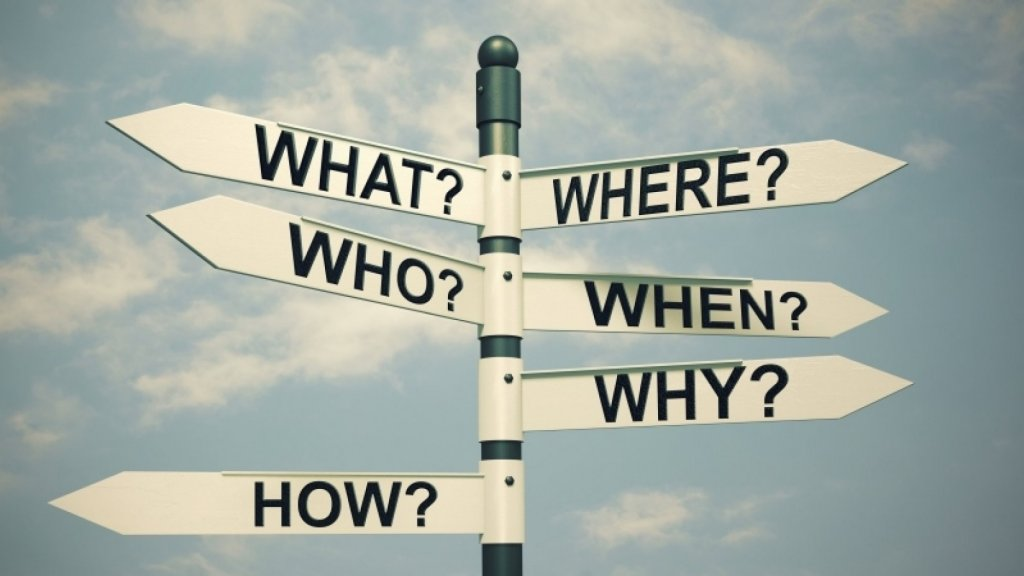
#> input picture study_en_OCR_model_ver2/In/1.jpg, 1024 x 576 px
$ python -i keras_ocr.py   (imports and definitions only)
#> lines starting #> are read from the running program, lines starting #| are printed output that depends on the picture; after the words box and inside, x2 and y2 are one past the last pixel; in counts of white or black regions, pixels touching at a corner belong together
import os
import cv2
from PIL import Image
import matplotlib.pyplot as plt
import numpy as np
import keras_ocr
import os
import cv2
from PIL import Image
import matplotlib.pyplot as plt

# [21 lines left out: functions read_images, draw_boxes, not called in this run]

def save_image(output_folder, filename, image):
    os.makedirs(output_folder, exist_ok=True)
    Image.fromarray(image).save(os.path.join(output_folder, filename + '_highlighted.png'))

# [41 lines left out: functions save_text, read_images, preprocess_image, draw_boxes, not called in this run]

def save_image(output_folder, filename, image):
    os.makedirs(output_folder, exist_ok=True)
    Image.fromarray(image).save(os.path.join(output_folder, filename + '_highlighted.png'))

# [34 lines left out: functions save_text, keras_ocr_function, not called in this run]

# Usage example:
# [1 line not run here, left out]

>>> import cv2
>>> picture = cv2.imread('../In/1.jpg')
#> picture is the input picture: shape (576, 1024, 3); mean B, G, R 163.3, 171.1, 162
>>> result = preprocess_image(picture)
#> in preprocess_image, `gray = cv2.cvtColor(image, cv2.COLOR_BGR2GRAY)`:
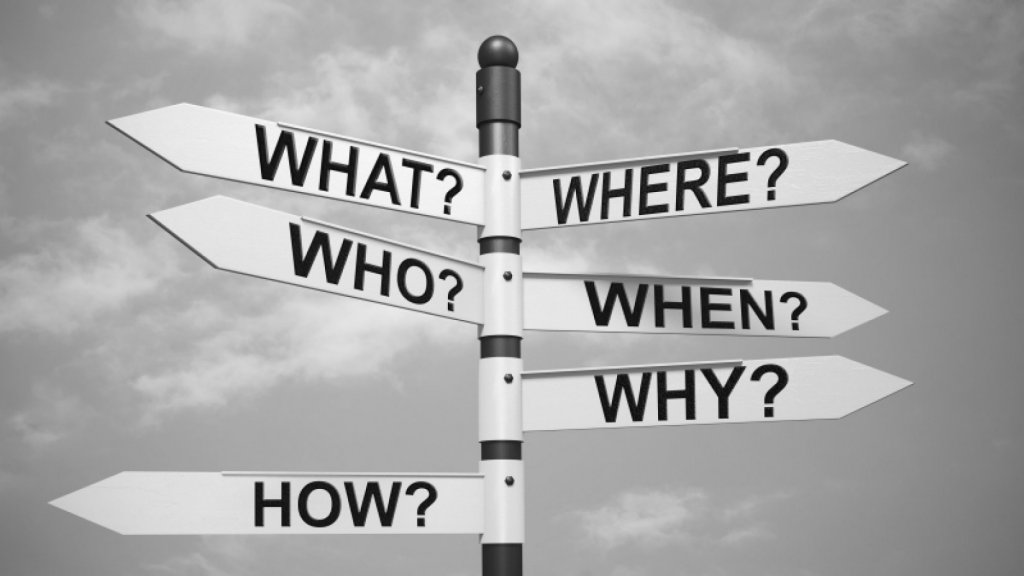
#> gray: shape (576, 1024); min 2, max 254, mean 167.5
#> in preprocess_image, `processed_image = cv2.adaptiveThreshold(resized, 255, cv2.ADAPTIVE_THR..`:
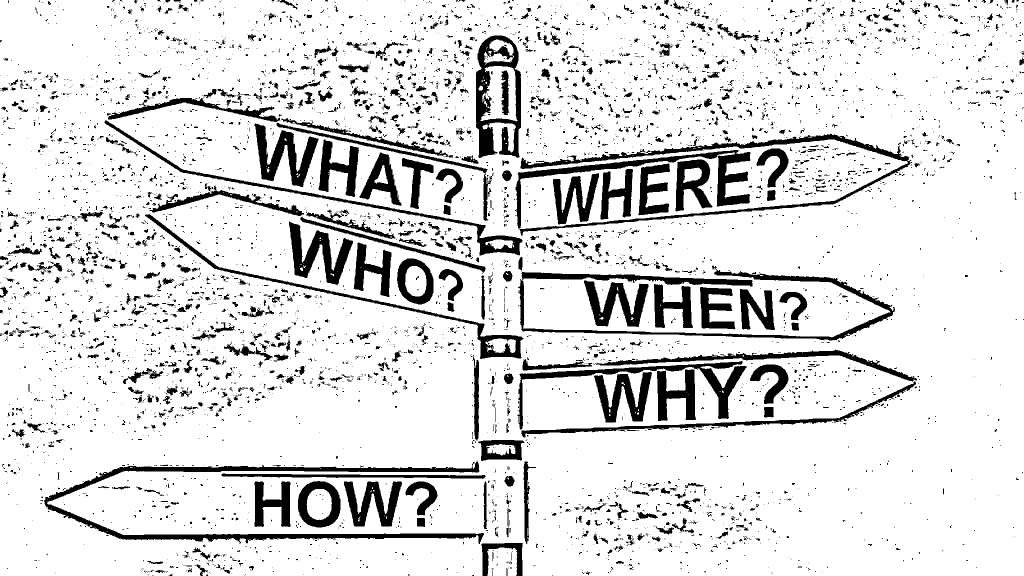
#> processed_image: shape (1152, 2048) (shown at 1/2 size); 87.1% white; 5922 black regions (4854 under 20 px), largest, box (x1, y1, x2, y2) and area: (1031, 267, 1824, 472) 20664, (88, 921, 968, 1088) 16454, (1036, 531, 1790, 681) 13475

$ run again, on study_en_OCR_model_ver2/In/3.jpg
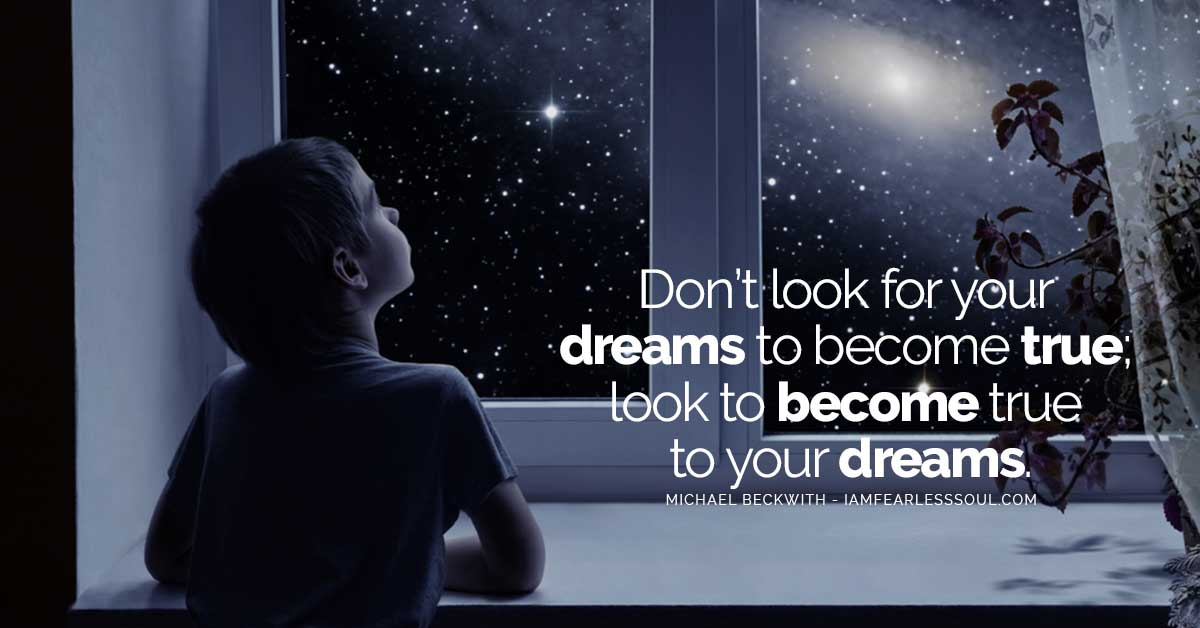
#> input picture study_en_OCR_model_ver2/In/3.jpg, 1200 x 628 px
#> picture is the input picture: shape (628, 1200, 3); mean B, G, R 76.7, 62, 57.5
#> in preprocess_image, `gray = cv2.cvtColor(image, cv2.COLOR_BGR2GRAY)`:
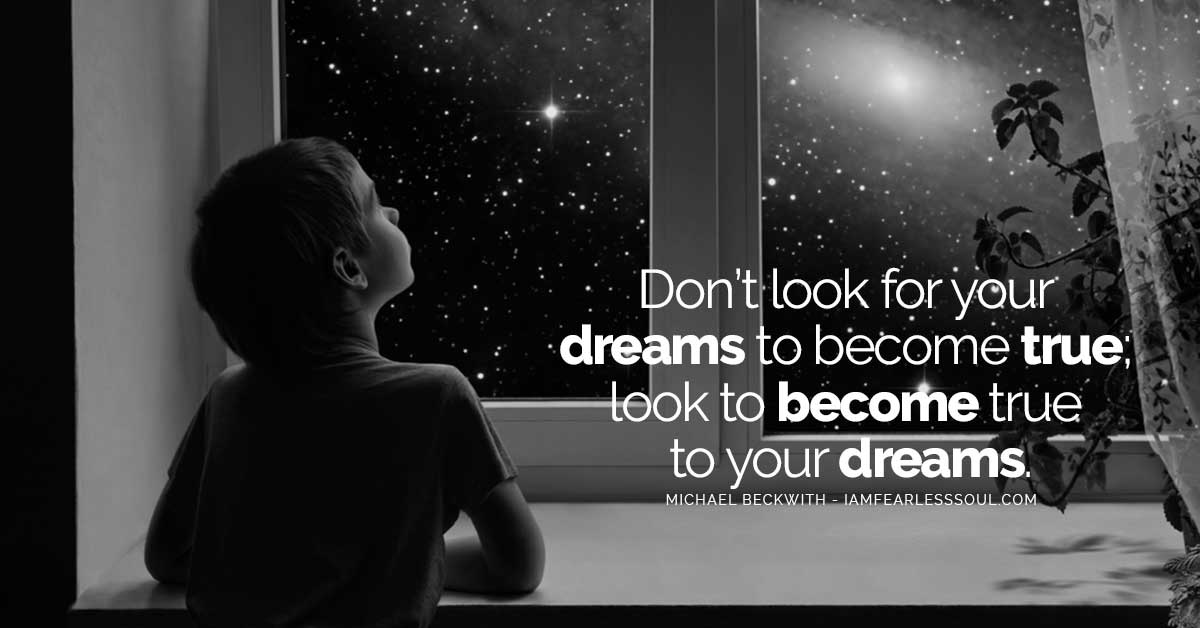
#> gray: shape (628, 1200); min 0, max 255, mean 62.3
#> in preprocess_image, `processed_image = cv2.adaptiveThreshold(resized, 255, cv2.ADAPTIVE_THR..`:
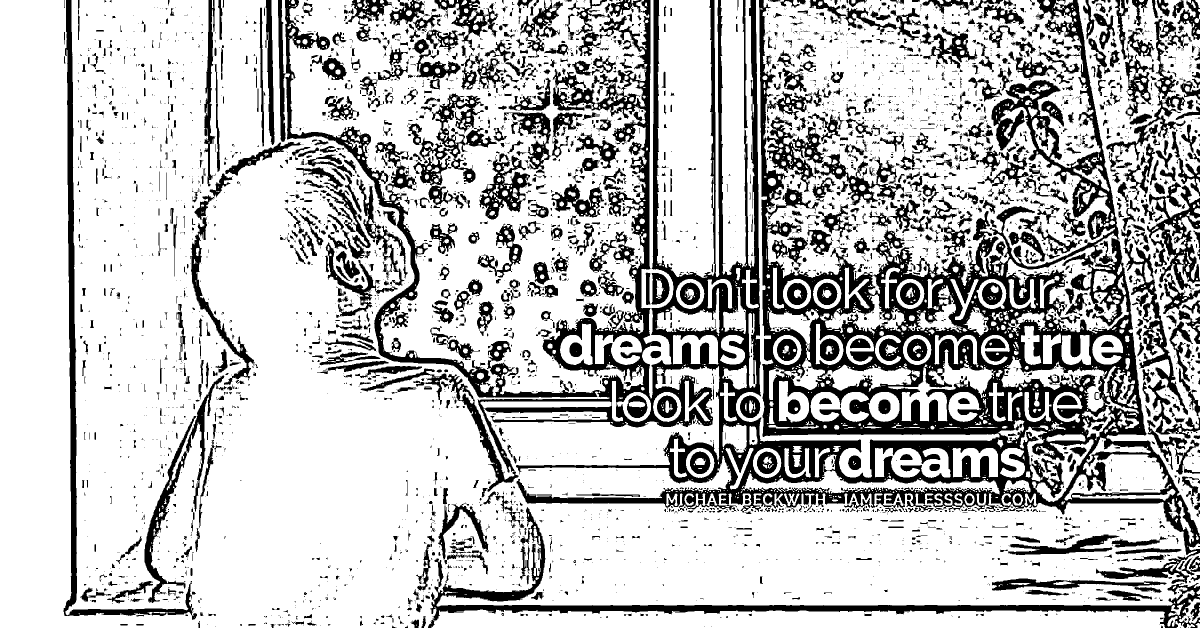
#> processed_image: shape (1256, 2400) (shown at 1/2 size); 74.8% white; 4853 black regions (3388 under 20 px), largest, box (x1, y1, x2, y2) and area: (556, 0, 2400, 1168) 360884, (856, 1014, 2400, 1256) 26600, (127, 0, 394, 1240) 17000
